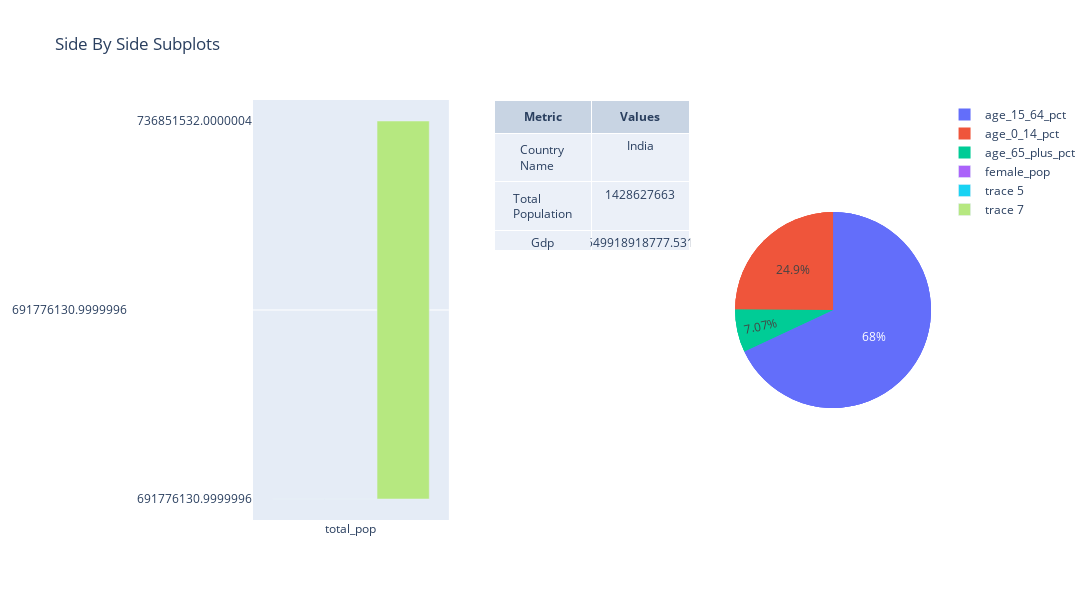

The notebook cell this image was saved under:
### Code cell
fig.add_trace(
    go.Bar(x=parameter, y=[female_pop, male_pop]),
    #go.Bar(name='male_pop', x=parameter, y=male_pop),
    row=1, col=1
).update_layout(barmode='group')

fig.add_trace((go.Table(header=dict(values=['<b>Metric<b>', '<b>Values<b>']),
                 cells=dict(values=[['Country Name', 'Total Population', 'Gdp'], [country_data['country_name'], country_data['total_population'], country_data['gdp_2023']]]))
                     ), row=1, col=2
)

### Figure 1 — Plotly figure (JSON) as saved in the notebook; plotly's stock layout.template omitted (floating-point values rounded to 4 significant figures)
{"data": [{"domain": {"x": [0.7111, 1], "y": [0, 1]}, "labels": ["age_0_14_pct", "age_15_64_pct", "age_65_plus_pct"], "type": "pie", "values": [24.9, 68.03, 7.072]}, {"domain": {"x": [0.7111, 1], "y": [0, 1]}, "labels": ["age_0_14_pct", "age_15_64_pct", "age_65_plus_pct"], "type": "pie", "values": [24.9, 68.03, 7.072]}, {"domain": {"x": [0.7111, 1], "y": [0, 1]}, "labels": ["age_0_14_pct", "age_15_64_pct", "age_65_plus_pct"], "type": "pie", "values": [24.9, 68.03, 7.072]}, {"name": "female_pop", "type": "bar", "x": ["total_pop"], "xaxis": "x", "y": [[691800000.0], [691800000.0]], "yaxis": "y"}, {"cells": {"values": [["Country Name", "Total Population", "Gdp"], [["India"], [1428627663], [3550000000000.0]]]}, "domain": {"x": [0.3556, 0.6444], "y": [0, 1]}, "header": {"values": ["<b>Metric<b>", "<b>Values<b>"]}, "type": "table"}, {"type": "bar", "x": ["total_pop"], "xaxis": "x", "y": [[691800000.0], [691800000.0]], "yaxis": "y"}, {"cells": {"values": [["Country Name", "Total Population", "Gdp"], [["India"], [1428627663], [3550000000000.0]]]}, "domain": {"x": [0.3556, 0.6444], "y": [0, 1]}, "header": {"values": ["<b>Metric<b>", "<b>Values<b>"]}, "type": "table"}, {"type": "bar", "x": ["total_pop"], "xaxis": "x", "y": [[691800000.0], [736900000.0]], "yaxis": "y"}, {"cells": {"values": [["Country Name", "Total Population", "Gdp"], [["India"], [1428627663], [3550000000000.0]]]}, "domain": {"x": [0.3556, 0.6444], "y": [0, 1]}, "header": {"values": ["<b>Metric<b>", "<b>Values<b>"]}, "type": "table"}], "layout": {"barmode": "group", "height": 600, "title": {"text": "Side By Side Subplots"}, "width": 1100, "xaxis": {"anchor": "y", "autorange": true, "domain": [0, 0.2889], "range": [-0.5, 0.5], "type": "category"}, "yaxis": {"anchor": "x", "autorange": true, "domain": [0, 1], "range": [-0.05556, 1.056], "type": "multicategory"}}}
